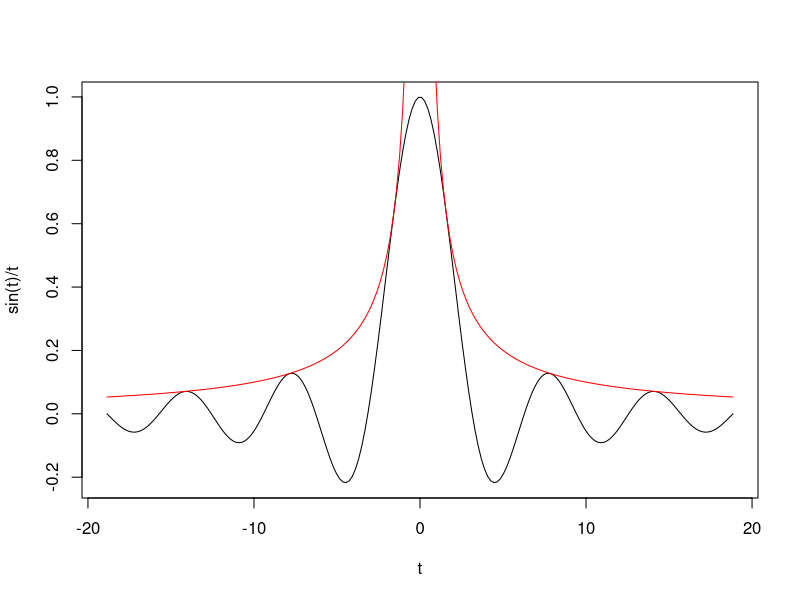
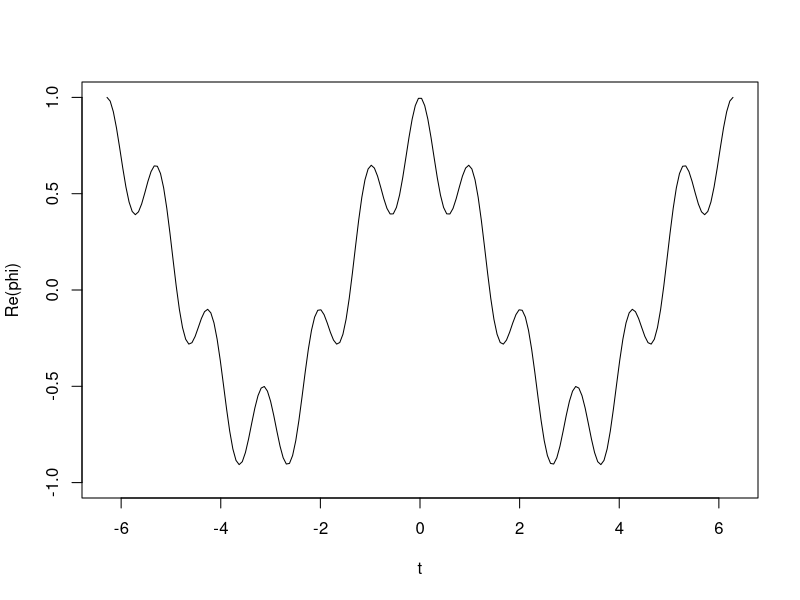
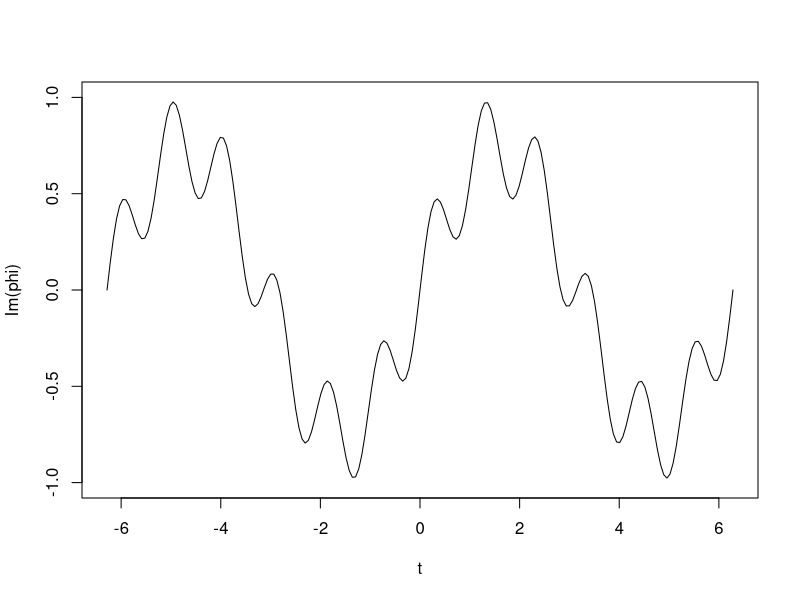
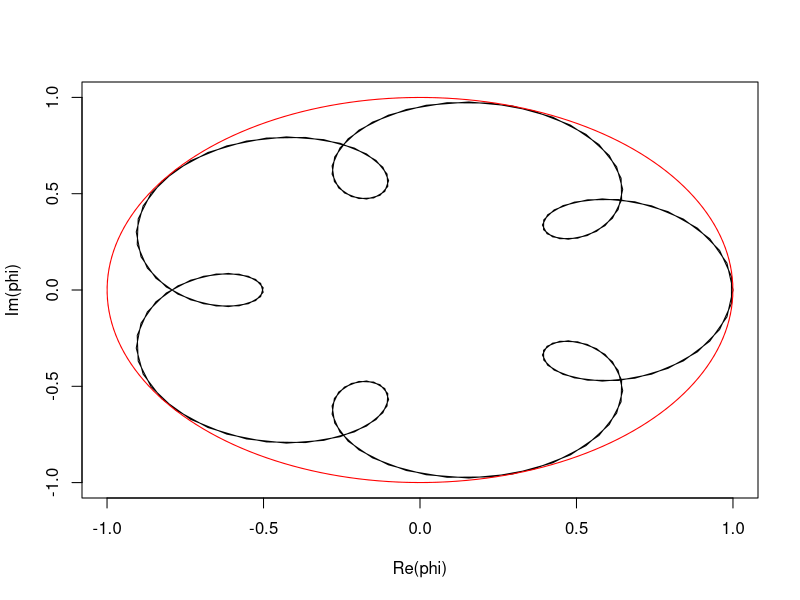
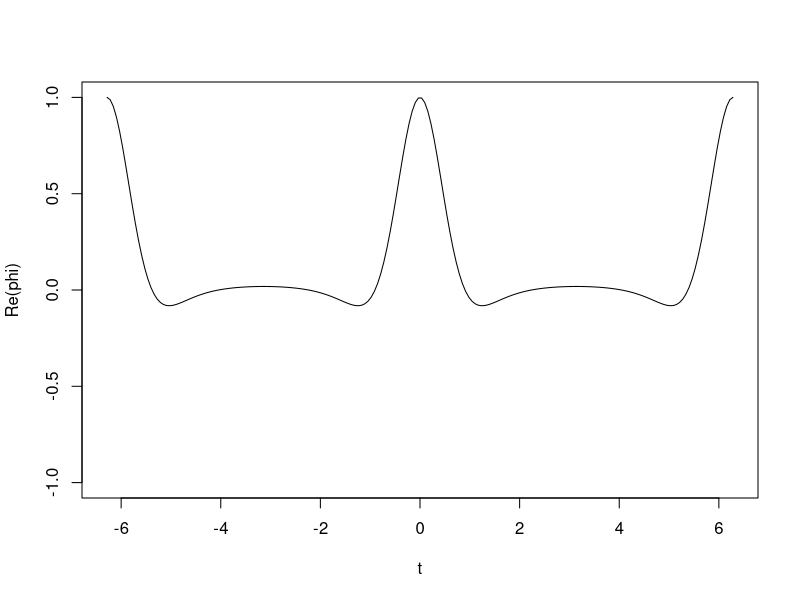
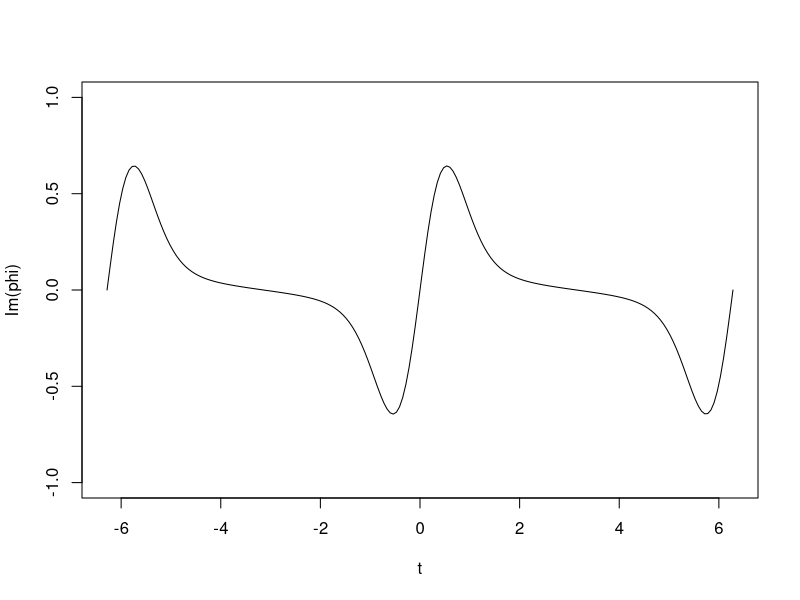
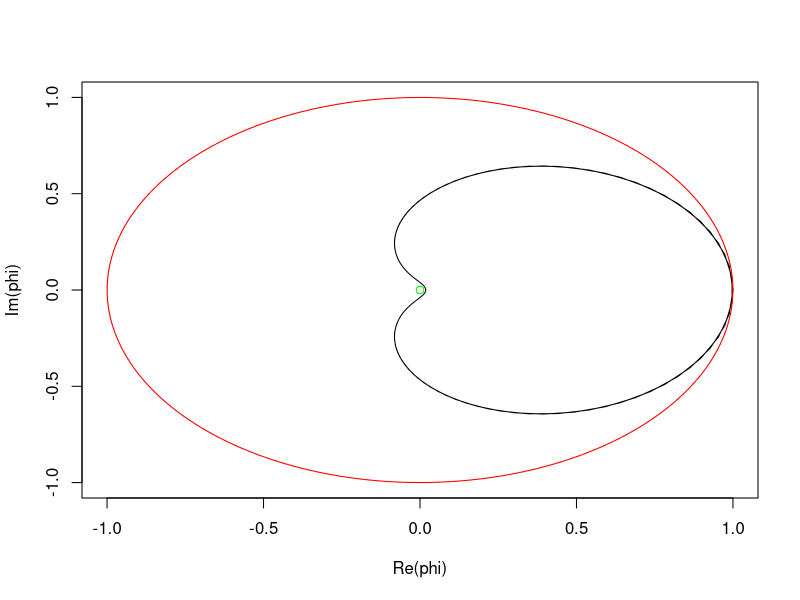

These figures' R source, in order:
## ---- chunk 1
t = seq(-6*pi, 6*pi, length.out = 200)
plot(t, sin(t)/t, type='l')
lines(t, 1/abs(t), col='red')
## ---- chunk 2
t = seq(-2*pi, 2*pi, length.out = 200)
x0 = 1; x1 = 6; p = 0.25
phi = (1-p)*exp(complex(imaginary=t*x0))
phi = phi + p*exp(complex(imaginary=t*x1))

cercle = exp(complex(imaginary=t))
## ---- chunk 3
plot(t, Re(phi), type='l', ylim=c(-1,1))
## ---- chunk 4
plot(t, Im(phi), type='l', ylim=c(-1,1))
## ---- chunk 5
plot(Re(phi), Im(phi), type='l', xlim=c(-1,1), ylim=c(-1,1))
lines(Re(cercle), Im(cercle), col='red')
## ---- chunk 6
t = seq(-2*pi, 2*pi, length.out = 200)
lambda = 2
phi = exp(lambda*(exp(complex(imaginary = t))-1))
## ---- chunk 7
plot(t, Re(phi), type='l', ylim=c(-1,1))
## ---- chunk 8
plot(t, Im(phi), type='l', ylim=c(-1,1))
## ---- chunk 9
plot(Re(phi), Im(phi), type='l', xlim=c(-1,1), ylim=c(-1,1))
lines(Re(cercle), Im(cercle), col='red')
points(0, 0, col='green')
